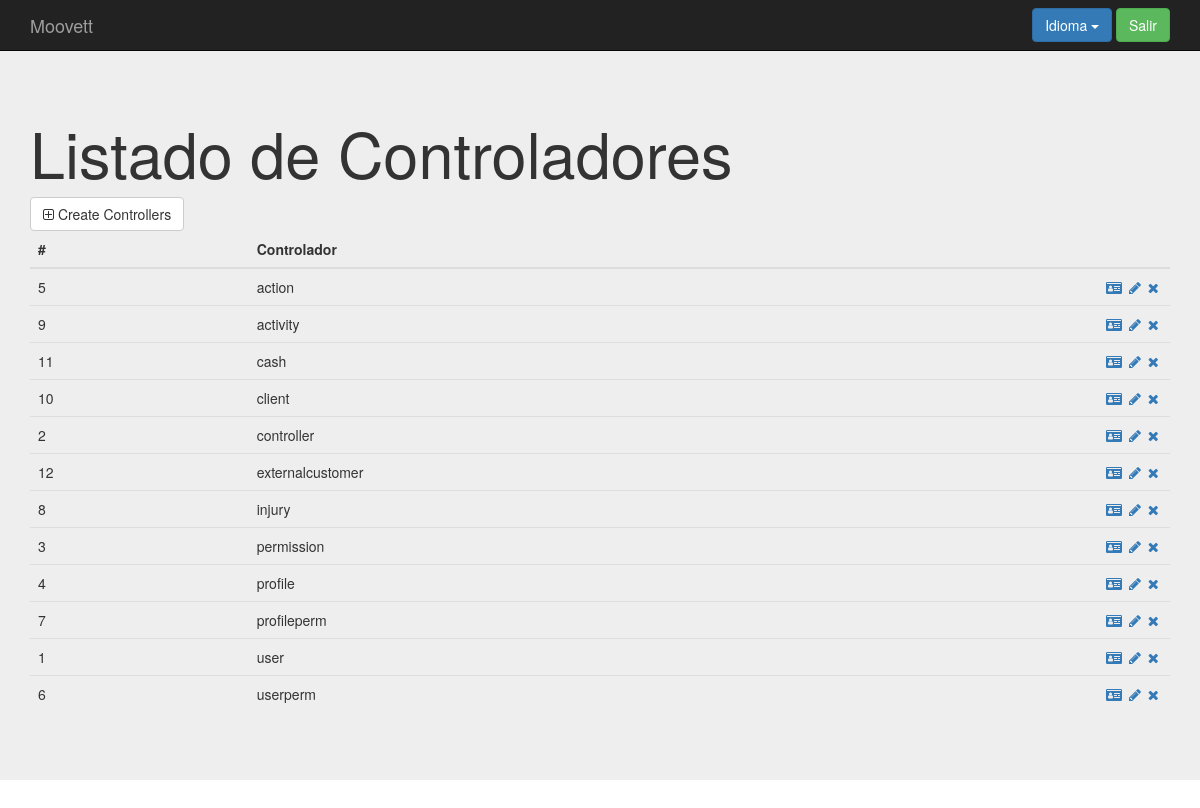
Before: /index.php?controller=controller&action=show (signed in) with the older database file.
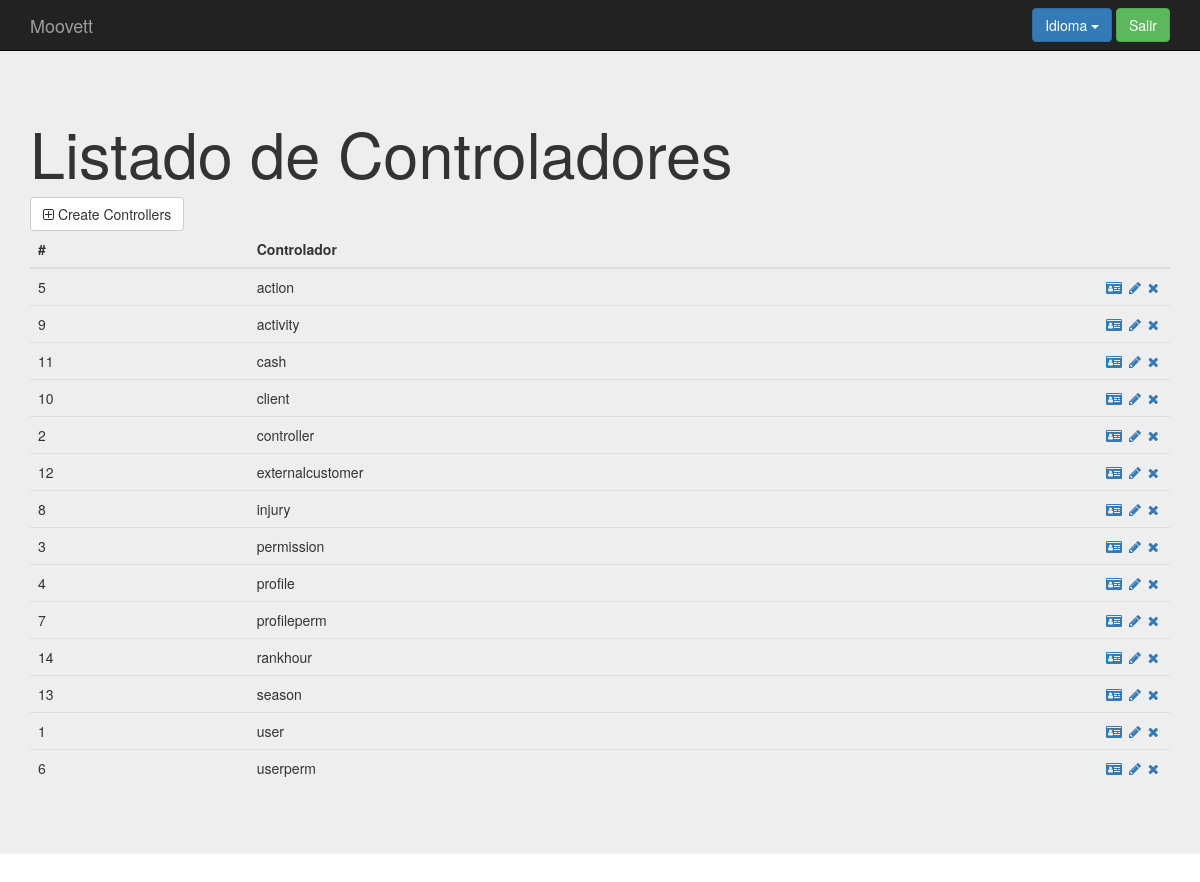
After: the same page with the newer database file.
### tables this page shows
create table `controller` (
`id` int(11) not null,
  `controllername` varchar(25) not null
);

### core/ViewManager.php (called while the page is built, shortened)
<?php
class ViewManager {
    private $variables = array();
    public function setVariable($varname, $value, $flash=false) {
        $this->variables[$varname] = $value;
    }
    public function getVariable($varname, $default=NULL) {
        if (!isset($this->variables[$varname])) {
            return $default;
        }
        return $this->variables[$varname];
    }
    public function render($controller, $viewname) {
        include(__DIR__."/../Views/$controller/$viewname.php");
    }
    private static $viewmanager_singleton = NULL;
    public static function getInstance() {
        if (self::$viewmanager_singleton == null) {
            self::$viewmanager_singleton = new ViewManager();
        }
        return self::$viewmanager_singleton;
    }
}

### Controllers/CONTROLLER_Controller.php (called while the page is built, shortened)
<?php
require_once(__DIR__."/../core/ViewManager.php");
require_once(__DIR__."/../core/I18n.php");
require_once(__DIR__."/../Models/Controller.php");
require_once(__DIR__."/../Models/CONTROLLER_Model.php");
class CONTROLLER_Controller extends BaseController {
    private $controllerMapper;
    public function __construct() {
        $this->controllerMapper = new CONTROLLER_Model();
        $this->view->setLayout("default");
    }
    public function show(){
        $controllers = $this->controllerMapper->fetch_all();
        $this->view->setVariable("controllers", $controllers);
        $this->view->render("controller", "CONTROLLER_SHOW_Vista");
    }
}

### index.php (called while the page is built, shortened)
<?php
function run() {
    try{
        $controller = loadController($_GET["controller"]);
        $actionName = $_GET["action"];
        $controller->$actionName();
    } catch(Exception $ex) {
        die($ex->getMessage());
  }
}
function loadController($controllerName) {
    return new $controllerClassName();
}
run();
?>

### core/I18n.php (called while the page is built, shortened)
<?php
class I18n {
  private $messages;
  public function setLanguage($language) {
    $this->messages = $i18n_messages;
  }
  public function i18n($key) {
    if (isset($this->messages[$key])){
      return $this->messages[$key];
    }else{
      return $key;
    }
  }
  private static $i18n_singleton = null;
  public static function getInstance() {
    if (self::$i18n_singleton == NULL) {
      self::$i18n_singleton = new I18n();
    }
    return self::$i18n_singleton;
  }
}
function i18n($key) {
  return I18n::getInstance()->i18n($key);
}

### Models/Controller.php (called while the page is built, shortened)
<?php
class Controller {
    private $id;
    private $controllerName;
    public function __construct($id=NULL, $controllerName=NULL, $action=NULL) {
        $this->id = $id;
        $this->controllerName = $controllerName;
    }
    public function getID() {
        return $this->id;
    }
    public function getControllerName() {
        return $this->controllerName;
    }
}

### Models/CONTROLLER_Model.php (called while the page is built, shortened)
<?php
require_once(__DIR__."/../core/PDOConnection.php");
class CONTROLLER_Model {
    private $db;
    public function __construct() {
        $this->db = PDOConnection::getInstance();
    }
    public function fetch_all(){
        $sql = $this->db->prepare("SELECT * FROM controller ORDER BY controllername");
        $sql->execute();
        $controllers_db = $sql->fetchAll(PDO::FETCH_ASSOC);
        $controllers = array();
        foreach ($controllers_db as $controller) {
            array_push($controllers, new Controller($controller["id"], $controller["controllername"]));
        }
        return $controllers;
    }
}

### core/PDOConnection.php (called while the page is built)
<?php
class PDOConnection {
    private static $dbhost = "127.0.0.1";
    private static $dbname = "moovett";
    private static $dbuser = "moovett";
    private static $dbpass = "moovett";
    private static $db_singleton = null;
    public static function getInstance() {
        if (self::$db_singleton == null) {
            self::$db_singleton = new PDO(
                "mysql:host=".self::$dbhost.";dbname=".self::$dbname.";charset=utf8",
                self::$dbuser,
                self::$dbpass,
                array(
                    PDO::ATTR_EMULATE_PREPARES => false,
                    PDO::ATTR_ERRMODE => PDO::ERRMODE_EXCEPTION
                )
            );
        }
        return self::$db_singleton;
    }
}
?>

### Views/controller/CONTROLLER_SHOW_Vista.php (the view, shortened to what the changed rows need)
<?php
require_once(__DIR__."/../../core/ViewManager.php");
$view = ViewManager::getInstance();
$view->setVariable("title", "Manage Controllers");
$controllers = $view->getVariable("controllers");
?>
<div class="jumbotron">
    <div class="container">
        <h1><?= i18n("List of Controllers")?></h1>
<table class="table">
      <thead>
        <tr>
          <th>#</th>
          <th><?= i18n("Controller") ?></th>
          <th style="width: 72px;"></th>
        </tr>
      </thead>
      <tbody>
	  <?php foreach($controllers as $controller){ ?>
          <tr>
	  <td><?php echo $controller->getID(); ?></td>
          <td><?php echo $controller->getControllerName(); ?></td>
          <td>
              <a href="index.php?controller=controller&action=showone&id=<?php echo $controller->getID();  ?>"><i class="fa fa-id-card" aria-hidden="true"></i></a>
              <a href="index.php?controller=controller&action=edit&id=<?php echo $controller->getID();  ?>"><i class="fa fa-pencil fa-fw" aria-hidden="true"></i></a>
              <a href="index.php?controller=controller&action=delete&id=<?php echo $controller->getID();  ?>" role="button" data-toggle="modal"><i class="fa fa-times" aria-hidden="true"></i></a>
          </td>
        </tr>
	<?php } ?>
      </tbody>
</table>
    </div>
</div>

Changed rows visible on the page:
added controller: id "14", controllername "rankhour"
added controller: id "13", controllername "season"
